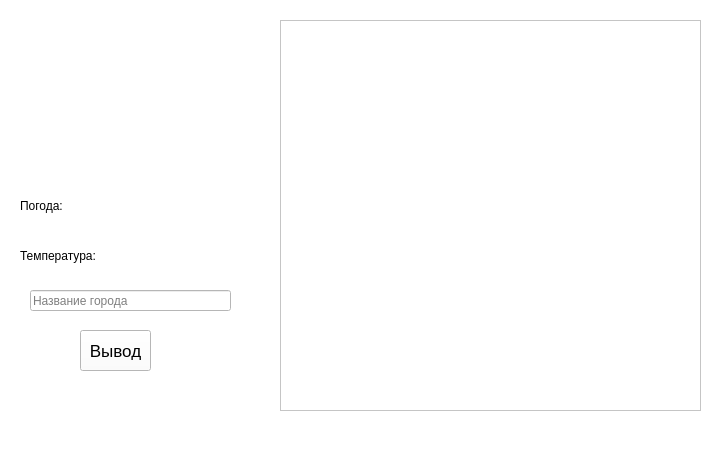
<?xml version="1.0" encoding="UTF-8"?>
<ui version="4.0">
 <class>MainWindow</class>
 <widget class="QMainWindow" name="MainWindow">
  <property name="geometry">
   <rect>
    <x>0</x>
    <y>0</y>
    <width>720</width>
    <height>456</height>
   </rect>
  </property>
  <property name="minimumSize">
   <size>
    <width>639</width>
    <height>456</height>
   </size>
  </property>
  <property name="maximumSize">
   <size>
    <width>720</width>
    <height>456</height>
   </size>
  </property>
  <property name="windowTitle">
   <string>Погода</string>
  </property>
  <property name="styleSheet">
   <string notr="true">background-color: rgb(255, 255, 255);</string>
  </property>
  <property name="tabShape">
   <enum>QTabWidget::Rounded</enum>
  </property>
  <widget class="QWidget" name="centralwidget">
   <widget class="QLineEdit" name="poisk">
    <property name="geometry">
     <rect>
      <x>30</x>
      <y>290</y>
      <width>201</width>
      <height>21</height>
     </rect>
    </property>
    <property name="toolTip">
     <string/>
    </property>
    <property name="whatsThis">
     <string/>
    </property>
    <property name="text">
     <string/>
    </property>
    <property name="frame">
     <bool>true</bool>
    </property>
    <property name="readOnly">
     <bool>false</bool>
    </property>
    <property name="placeholderText">
     <string>Название города</string>
    </property>
   </widget>
   <widget class="QLabel" name="label_picture">
    <property name="geometry">
     <rect>
      <x>60</x>
      <y>20</y>
      <width>161</width>
      <height>161</height>
     </rect>
    </property>
    <property name="cursor">
     <cursorShape>PointingHandCursor</cursorShape>
    </property>
    <property name="text">
     <string/>
    </property>
   </widget>
   <widget class="QLabel" name="label">
    <property name="geometry">
     <rect>
      <x>20</x>
      <y>190</y>
      <width>251</width>
      <height>31</height>
     </rect>
    </property>
    <property name="text">
     <string>Погода:</string>
    </property>
   </widget>
   <widget class="QPushButton" name="pushButton">
    <property name="geometry">
     <rect>
      <x>80</x>
      <y>330</y>
      <width>71</width>
      <height>41</height>
     </rect>
    </property>
    <property name="font">
     <font>
      <family>Arial</family>
      <pointsize>13</pointsize>
     </font>
    </property>
    <property name="text">
     <string>Вывод</string>
    </property>
    <property name="autoDefault">
     <bool>false</bool>
    </property>
   </widget>
   <widget class="QTableView" name="tableView">
    <property name="geometry">
     <rect>
      <x>280</x>
      <y>20</y>
      <width>421</width>
      <height>391</height>
     </rect>
    </property>
    <property name="cursor" stdset="0">
     <cursorShape>ArrowCursor</cursorShape>
    </property>
   </widget>
   <widget class="QLabel" name="label_2">
    <property name="geometry">
     <rect>
      <x>20</x>
      <y>240</y>
      <width>251</width>
      <height>31</height>
     </rect>
    </property>
    <property name="text">
     <string>Температура:</string>
    </property>
   </widget>
  </widget>
  <widget class="QMenuBar" name="menubar">
   <property name="geometry">
    <rect>
     <x>0</x>
     <y>0</y>
     <width>720</width>
     <height>21</height>
    </rect>
   </property>
  </widget>
  <widget class="QStatusBar" name="statusbar"/>
 </widget>
 <resources/>
 <connections/>
</ui>
